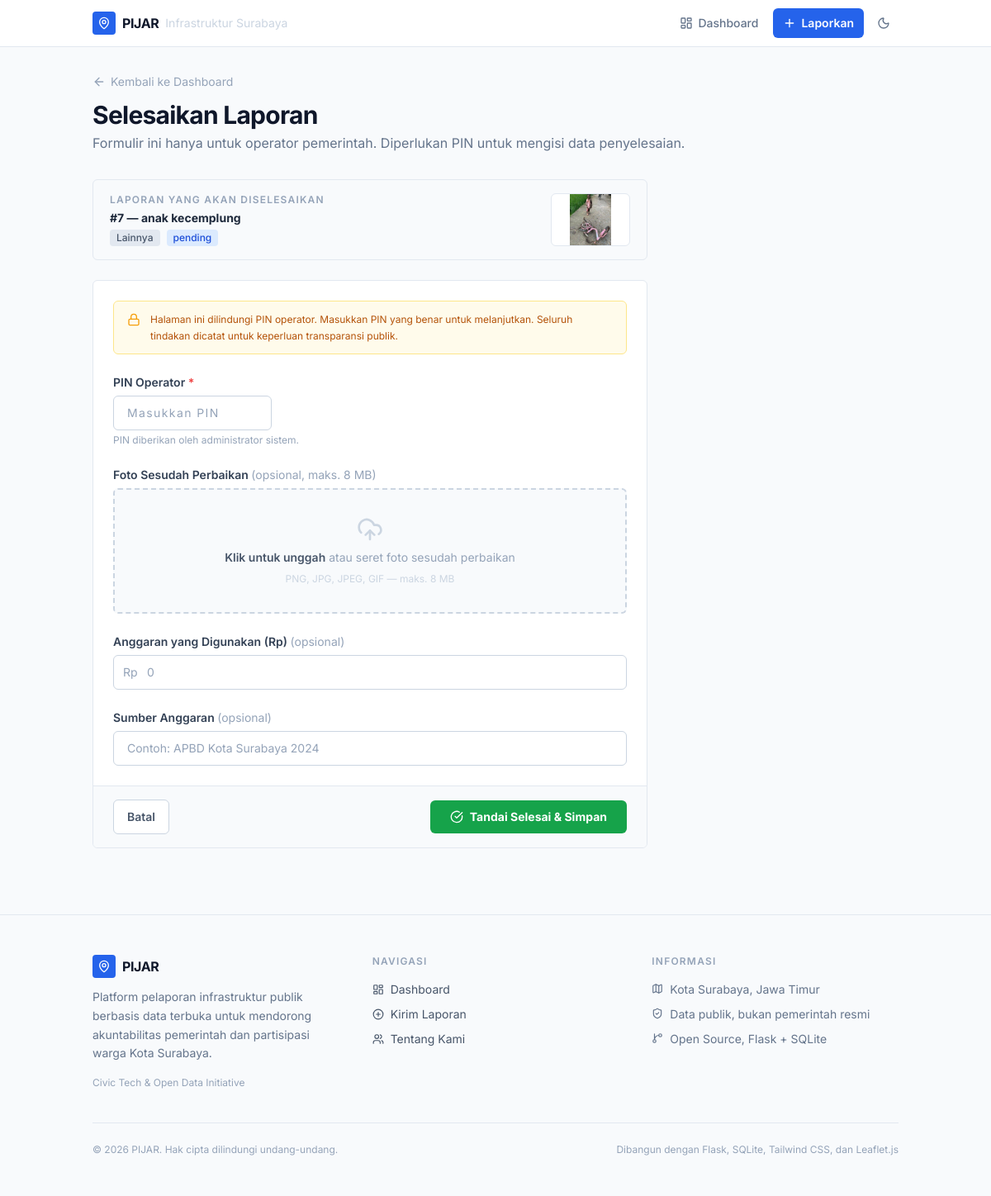
The page /resolve/7 on the database its author committed.
### tables this page shows
CREATE TABLE reports (
            id             INTEGER PRIMARY KEY AUTOINCREMENT,
            title          TEXT    NOT NULL,
            category       TEXT    NOT NULL,
            description    TEXT,
            latitude       REAL,
            longitude      REAL,
            issue_image    TEXT,
            resolved_image TEXT,
            budget_spent   REAL,
            budget_source  TEXT,
            created_at     TIMESTAMP DEFAULT CURRENT_TIMESTAMP,
            upvotes        INTEGER   DEFAULT 0,
            status         TEXT      DEFAULT 'pending'
        );

### app.py (the view, shortened to what this page needs)
@app.route("/resolve/<int:report_id>", methods=["GET", "POST"])
def resolve(report_id: int):
    db  = get_db()
    row = db.execute(
        "SELECT * FROM reports WHERE id = ?", (report_id,)
    ).fetchone()
    if row is None:
        abort(404)
    report_data = dict(row)
    if report_data["status"] == "resolved":
        flash("Laporan ini sudah ditandai selesai sebelumnya.", "error")
        return redirect(url_for("detail", report_id=report_id))
    return render_template("resolve.html", report=report_data)

### app.py (called while the page is built)
def get_db() -> sqlite3.Connection:
    if "_database" not in g:
        g._database = sqlite3.connect(DATABASE)
        g._database.row_factory = sqlite3.Row
        g._database.execute("PRAGMA journal_mode=WAL")
        g._database.execute("PRAGMA foreign_keys=ON")
    return g._database

### templates/resolve.html (shortened to what this page needs)
{% extends "base.html" %}
{% block content %}
<div class="mb-8">
  <a href="{{ url_for('dashboard') }}"
     class="inline-flex items-center gap-1.5 text-sm
            text-slate-400 dark:text-slate-500
            hover:text-blue-600 dark:hover:text-blue-400
            transition-colors mb-3">
    <i data-lucide="arrow-left" class="w-4 h-4"></i>
    Kembali ke Dashboard
  </a>
  <div class="flex flex-wrap items-start gap-3">
    <div>
      <h1 class="text-2xl sm:text-3xl font-bold text-slate-900 dark:text-white tracking-tight">
        Selesaikan Laporan
      </h1>
      <p class="mt-1 text-slate-500 dark:text-slate-400 text-sm sm:text-base">
        Formulir ini hanya untuk operator pemerintah. Diperlukan PIN untuk mengisi data penyelesaian.
      </p>
    </div>
  </div>
</div>
<div class="max-w-2xl mb-6">
  <div class="bg-slate-50 dark:bg-slate-800/60
              border border-slate-200 dark:border-slate-700
              rounded-md px-5 py-4 flex flex-col sm:flex-row sm:items-center gap-3">
    <div class="flex-1 min-w-0">
      <p class="text-xs font-semibold uppercase tracking-widest
                text-slate-400 dark:text-slate-500 mb-1">Laporan yang akan diselesaikan</p>
      <p class="text-sm font-bold text-slate-800 dark:text-slate-100 leading-snug truncate">
        #{{ report.id }} — {{ report.title }}
      </p>
      <div class="mt-1 flex flex-wrap gap-2">
        <span class="inline-flex items-center px-2 py-0.5 rounded text-xs font-medium
                     bg-slate-200 dark:bg-slate-700 text-slate-600 dark:text-slate-300">
          {{ report.category }}
        </span>
        <span class="inline-flex items-center px-2 py-0.5 rounded text-xs font-medium
                     bg-blue-100 dark:bg-blue-900/40 text-blue-700 dark:text-blue-400">
          {{ report.status }}
        </span>
      </div>
    </div>
    {% if report.issue_image %}
      <img src="{{ url_for('static', filename='uploads/' + report.issue_image) }}"
           alt="Foto laporan #{{ report.id }}"
           class="w-24 h-16 object-contain rounded-md
                  border border-slate-200 dark:border-slate-700
                  bg-white dark:bg-slate-800 shrink-0"
           loading="lazy" />
    {% endif %}
  </div>
</div>
<div class="max-w-2xl">
  <form action="{{ url_for('resolve', report_id=report.id) }}"
        method="POST"
        enctype="multipart/form-data"
        novalidate
        class="bg-white dark:bg-slate-800
               rounded-md border border-slate-200 dark:border-slate-700 overflow-hidden">
    <div class="px-6 py-6 space-y-6">
      <div class="flex items-start gap-3 px-4 py-3
                  bg-amber-50 dark:bg-amber-900/20
                  border border-amber-200 dark:border-amber-800 rounded-md">
        <i data-lucide="lock" class="w-4 h-4 shrink-0 mt-0.5 text-amber-500 dark:text-amber-400"></i>
        <p class="text-xs text-amber-700 dark:text-amber-300 leading-relaxed">
          Halaman ini dilindungi PIN operator. Masukkan PIN yang benar untuk melanjutkan.
          Seluruh tindakan dicatat untuk keperluan transparansi publik.
        </p>
      </div>
      <div>
        <label for="pin" class="block text-sm font-semibold
                                text-slate-700 dark:text-slate-200 mb-1.5">
          PIN Operator <span class="text-red-500" aria-hidden="true">*</span>
        </label>
        <input type="password"
               id="pin"
               name="pin"
               required
               maxlength="20"
               autocomplete="current-password"
               placeholder="Masukkan PIN"
               class="w-full sm:w-48 px-4 py-2.5 rounded-md
                      border border-slate-300 dark:border-slate-600
                      bg-white dark:bg-slate-700
                      text-slate-800 dark:text-slate-100
                      placeholder-slate-400 dark:placeholder-slate-500
                      text-sm tracking-widest
                      focus:outline-none focus:ring-2 focus:ring-amber-400 focus:border-transparent
                      transition" />
        <p class="mt-1 text-xs text-slate-400 dark:text-slate-500">PIN diberikan oleh administrator sistem.</p>
      </div>
      <div>
        <label for="resolved_image" class="block text-sm font-semibold
                                           text-slate-700 dark:text-slate-200 mb-1.5">
          Foto Sesudah Perbaikan
          <span class="font-normal text-slate-400 dark:text-slate-500">(opsional, maks. 8 MB)</span>
        </label>
        <div id="resolve-drop-zone"
             class="relative w-full border-2 border-dashed rounded-md
                    border-slate-300 dark:border-slate-600
                    bg-slate-50 dark:bg-slate-700/50
                    transition-colors duration-150 cursor-pointer">
          <label for="resolved_image"
                 id="resolve-drop-idle"
                 class="flex flex-col items-center justify-center py-8 gap-2 cursor-pointer">
            <i data-lucide="upload-cloud"
               class="w-8 h-8 text-slate-300 dark:text-slate-500"></i>
            <p class="text-sm text-slate-400 dark:text-slate-400">
              <span class="font-semibold text-slate-600 dark:text-slate-300">Klik untuk unggah</span>
              atau seret foto sesudah perbaikan
            </p>
            <p class="text-xs text-slate-300 dark:text-slate-600">PNG, JPG, JPEG, GIF — maks. 8 MB</p>
          </label>
        </div>
      </div>
      <div>
        <label for="budget_spent" class="block text-sm font-semibold
                                         text-slate-700 dark:text-slate-200 mb-1.5">
          Anggaran yang Digunakan (Rp)
          <span class="font-normal text-slate-400 dark:text-slate-500">(opsional)</span>
        </label>
        <div class="relative">
          <span class="absolute inset-y-0 left-0 flex items-center pl-3
                       text-slate-400 dark:text-slate-500 text-sm pointer-events-none select-none">
          </span>
          <input type="number"
                 id="budget_spent"
                 name="budget_spent"
                 min="0"
                 step="1000"
                 placeholder="0"
                 class="w-full pl-10 pr-4 py-2.5 rounded-md
                        border border-slate-300 dark:border-slate-600
                        bg-white dark:bg-slate-700
                        text-slate-800 dark:text-slate-100
                        placeholder-slate-400 dark:placeholder-slate-500
                        text-sm
                        focus:outline-none focus:ring-2 focus:ring-amber-400 focus:border-transparent
                        transition" />
        </div>
      </div>
      <div>
        <label for="budget_source" class="block text-sm font-semibold
                                          text-slate-700 dark:text-slate-200 mb-1.5">
          Sumber Anggaran
          <span class="font-normal text-slate-400 dark:text-slate-500">(opsional)</span>
        </label>
        <input type="text"
               id="budget_source"
               name="budget_source"
               maxlength="200"
               placeholder="Contoh: APBD Kota Surabaya 2024"
               class="w-full px-4 py-2.5 rounded-md
                      border border-slate-300 dark:border-slate-600
                      bg-white dark:bg-slate-700
                      text-slate-800 dark:text-slate-100
                      placeholder-slate-400 dark:placeholder-slate-500
                      text-sm
                      focus:outline-none focus:ring-2 focus:ring-amber-400 focus:border-transparent
                      transition" />
      </div>
    </div>
    <div class="px-6 py-4
                bg-slate-50 dark:bg-slate-700/50
                border-t border-slate-200 dark:border-slate-700
                flex flex-col sm:flex-row items-center justify-between gap-3">
      <a href="{{ url_for('dashboard') }}"
         class="w-full sm:w-auto inline-flex items-center justify-center gap-1
                px-4 py-2.5 text-sm font-semibold
                text-slate-600 dark:text-slate-300
                bg-white dark:bg-slate-700
                hover:bg-slate-100 dark:hover:bg-slate-600
                active:bg-slate-200 dark:active:bg-slate-500
                border border-slate-300 dark:border-slate-600
                rounded-md transition-colors order-2 sm:order-1">
        Batal
      </a>
      <button type="submit"
              class="w-full sm:w-auto inline-flex items-center justify-center gap-2
                     px-6 py-2.5 text-sm font-bold text-white
                     bg-green-600 hover:bg-green-700 active:bg-green-800
                     rounded-md transition-colors order-1 sm:order-2">
        <i data-lucide="check-circle" class="w-4 h-4"></i>
        Tandai Selesai &amp; Simpan
      </button>
    </div>
  </form>
</div>
{% endblock %}

### rows shown on the page
reports: id "7", title "anak kecemplung", category "Lainnya", status "pending", issue_image (picture)
